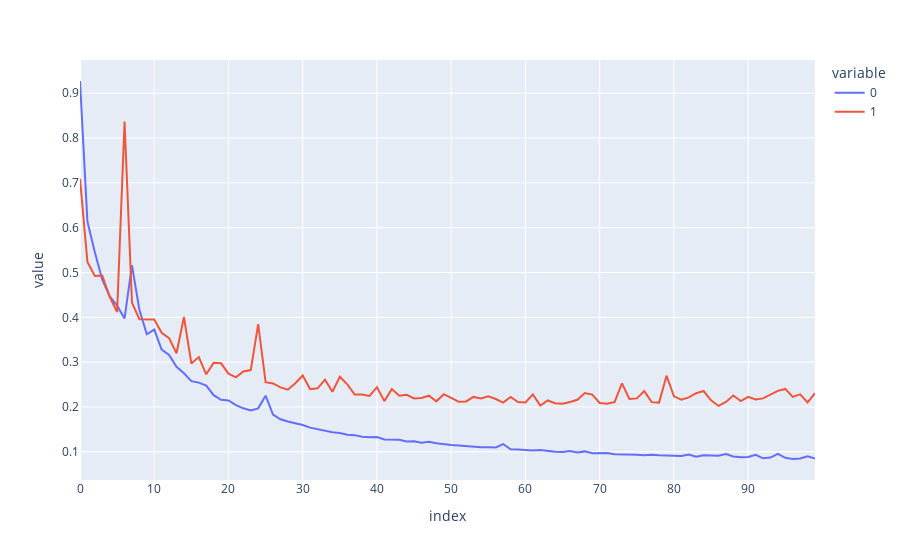

The notebook cell this image was saved under:
### Markdown cell above
seq_length|hidden_size|num_layers|embedding_size|best_train|best_test|comment
----------|-----------|----------|--------------|-----|----|-------
730|2|2|2|0.2|0.24|
730|5|2|2|0.16|0.21|
730|5|2|4|0.14|0.20|beginning to overfit
730|5|2|32|0.12|0.21|
730|5|5|4|0.12|0.20|
730|20|3|4|0.09|0.22
730|20|3|16|0.09|0.20|edit here

### Code cell
px.line(pd.DataFrame(np.column_stack((train_loss, test_loss))))
